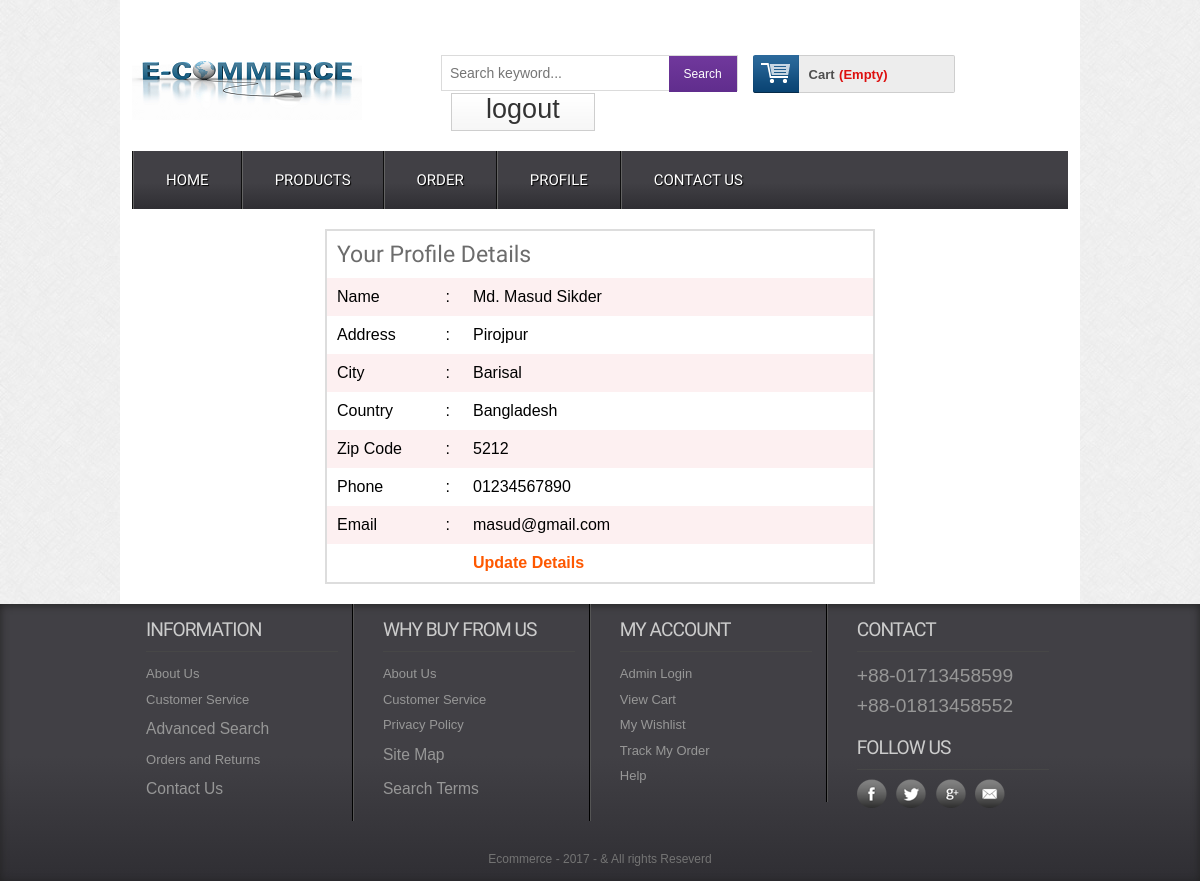
Page /profile.php (signed in) on the committed database.
### tables this page shows
CREATE TABLE `tbl_customer` (
  `id` int(11) NOT NULL,
  `name` varchar(255) NOT NULL,
  `address` text NOT NULL,
  `city` varchar(255) NOT NULL,
  `country` varchar(255) NOT NULL,
  `zip` varchar(255) NOT NULL,
  `phone` varchar(255) NOT NULL,
  `email` varchar(255) NOT NULL,
  `pass` varchar(255) NOT NULL
);

### classes/customer.php (called while the page is built, shortened)
<?php
	$filepath = realpath(dirname(__FILE__));
	include_once ($filepath.'/../lib/Database.php');
?>
<?php
class customer{
	private $db;
	function __construct()	{
		$this->db = new Database();
	}
    public function getcustomerdata($id){
    	$query =  "SELECT * FROM tbl_customer WHERE id = '$id'";
		$result = $this->db->select($query);
		return $result;
    }
}
?>

### lib/Database.php (called while the page is built, shortened)
<?php
  Class Database{
     public $host   = DB_HOST;
     public $user   = DB_USER;
     public $pass   = DB_PASS;
     public $dbname = DB_NAME;
     public $link;
private function connectDB(){
 $this->link = new mysqli($this->host, $this->user, $this->pass,
  $this->dbname);
 }
public function select($query){
  $result = $this->link->query($query) or
   die($this->link->error.__LINE__);
  if($result->num_rows > 0){
    return $result;
  } else {
    return false;
  }
 }
}

### lib/Session.php (called while the page is built, shortened)
<?php
class Session{
 public static function get($key){
  if (isset($_SESSION[$key])) {
   return $_SESSION[$key];
  } else {
   return false;
  }
 }
}
?>

### profile.php (the view, shortened to what this page needs)
<?php include 'inc/header.php';?>
 <div class="main">
    <div class="content">
    	<div class="section group">
    	<?php
    		$id = Session::get("cmrId");
    		$getdata = $cmr->getcustomerdata($id);
    		if ($getdata) {
    			while ($result = $getdata->fetch_assoc()) {
    	?>
		<table class="tblone">
			<tr>
				<td colspan="3"><h2>Your Profile Details</h2></td>
			</tr>
			<tr>
				<td width="20%">Name</td>
				<td width="5%">:</td>
				<td><?php echo $result['name']; ?></td>
			</tr>
			<tr>
				<td>Address</td>
				<td>:</td>
				<td><?php echo $result['address']; ?></td>
			</tr>
			<tr>
				<td>City</td>
				<td>:</td>
				<td><?php echo $result['city']; ?></td>
			</tr>
			<tr>
				<td>Country</td>
				<td>:</td>
				<td><?php echo $result['country']; ?></td>
			</tr>
			<tr>
				<td>Zip Code</td>
				<td>:</td>
				<td><?php echo $result['zip']; ?></td>
			</tr>
			<tr>
				<td>Phone</td>
				<td>:</td>
				<td><?php echo $result['phone']; ?></td>
			</tr>
			<tr>
				<td>Email</td>
				<td>:</td>
				<td><?php echo $result['email']; ?></td>
			</tr>
			<tr>
				<td></td>
				<td></td>
				<td><a href="editprofile.php">Update Details</a></td>
			</tr>
		</table>
		<?php } } ?>
 		</div>
 	</div>
</div>
  <?php include 'inc/footer.php';?>

### css/style.css (style rules this page uses)
html,body,div,span,applet,object,iframe,h1,h2,h3,h4,h5,h6,p,blockquote,pre,a,abbr,acronym,address,big,cite,code,del,dfn,em,img,ins,kbd,q,s,samp,small,strike,strong,sub,sup,tt,var,b,u,i,dl,dt,dd,ol,nav ul,nav li,fieldset,form,label,legend,table,caption,tbody,tfoot,thead,tr,th,td,article,aside,canvas,details,embed,figure,figcaption,footer,header,hgroup,menu,nav,output,ruby,section,summary,time,mark,audio,video { margin:0;padding:0;border:0;font-size:100%;font:inherit;vertical-align:baseline; }
table { border-collapse:collapse;border-spacing:0; }
a { text-decoration:none; }
body { font-family:Arial, Helvetica, sans-serif; background:url(../images/body_bg3.jpg); }
.section { clear: both; padding: 0px; margin: 0px; }
.group:before, .group:after { content:""; display:table; }
.group:after { clear:both; }
.group { zoom:1; }
.content { padding:20px 0; background:#FFF; }
.content h2 { font-size:23px; color:#6C6C6C; font-family: 'Monda', sans-serif; }
.tblone { border: 1px solid #fff; margin-bottom: 12px; width: 100%; }
.tblone td { padding:10px;text-align:center; }
table.tblone tr:nth-child(2n+1) { background:#fff;height:30px; }
table.tblone tr:nth-child(2n) { background:#fdf0f1;height:30px; }
table.tblone a { color: #fe5800; font-weight: bold; text-decoration: none; }

### profile.php (style rules this page uses)
.tblone { width: 550px; margin: 0 auto; border:2px solid #ddd; }
.tblone tr td { text-align: justify; }

### rows in the picture
tbl_customer: name "Md. Masud Sikder", address "Pirojpur", city "Barisal", country "Bangladesh", zip "5212", phone "01234567890", email "masud@gmail.com"
